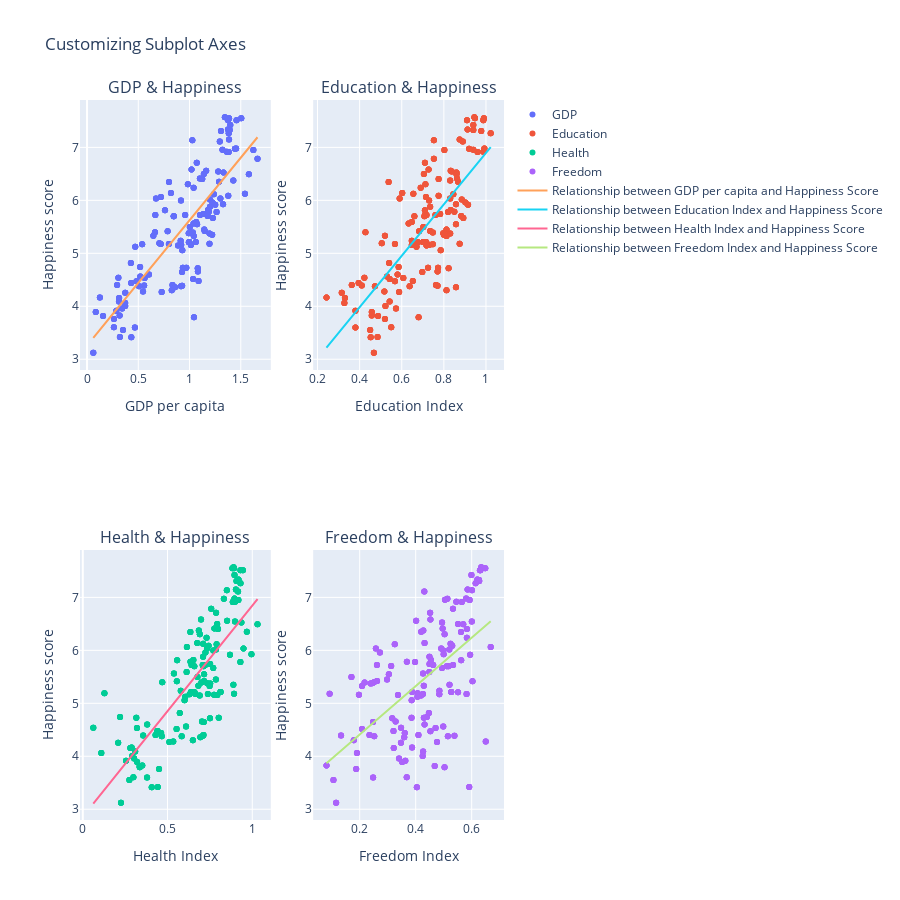

The cell this chart's notebook holds for it:
### Code cell
fig_2 = make_subplots(
    rows=2, cols=2, subplot_titles=("GDP & Happiness", "Education & Happiness", "Health & Happiness", "Freedom & Happiness")
)

data = pd.read_csv('mean_data.csv')

x1, x2, x3, x4 = data['gdp_per_capita'], data['Education_Index'], data['health'], data['freedom']
y = data['happiness_score']
countries = data['Country']
continents = data['continent']



# Add traces
fig_2.add_trace(go.Scatter(x=x1, y=y, mode="markers", text=countries, hovertemplate="Country: %{text}<br>Happiness: %{y:.2f}<extra></extra>", name="GDP"), row=1, col=1)
fig_2.add_trace(go.Scatter(x=x2, y=y, mode="markers", text=countries, hovertemplate="Country: %{text}<br>Happiness: %{y:.2f}<extra></extra>", name="Education"), row=1, col=2)
fig_2.add_trace(go.Scatter(x=x3, y=y, mode="markers", text=countries, hovertemplate="Country: %{text}<br>Happiness: %{y:.2f}<extra></extra>", name="Health"), row=2, col=1)
fig_2.add_trace(go.Scatter(x=x4, y=y, mode="markers", text=countries, hovertemplate="Country: %{text}<br>Happiness: %{y:.2f}<extra></extra>", name = "Freedom"), row=2, col=2)

# Calculate and add trend lines
trend_line_1 = sm.OLS(y, sm.add_constant(x1)).fit().predict(sm.add_constant(x1))
trend_line_2 = sm.OLS(y, sm.add_constant(x2)).fit().predict(sm.add_constant(x2))
trend_line_3 = sm.OLS(y, sm.add_constant(x3)).fit().predict(sm.add_constant(x3))
trend_line_4 = sm.OLS(y, sm.add_constant(x4)).fit().predict(sm.add_constant(x4))


# Add trend line
fig_2.add_trace(go.Scatter(x=x1, y=trend_line_1, mode="lines", name="Relationship between GDP per capita and Happiness Score"), row=1, col=1)
fig_2.add_trace(go.Scatter(x=x2, y=trend_line_2, mode="lines", name="Relationship between Education Index and Happiness Score"), row=1, col=2)
fig_2.add_trace(go.Scatter(x=x3, y=trend_line_3, mode="lines", name="Relationship between Health Index and Happiness Score"), row=2, col=1)
fig_2.add_trace(go.Scatter(x=x4, y=trend_line_4, mode="lines", name="Relationship between Freedom Index and Happiness Score"), row=2, col=2)

# Update xaxis propertie
fig_2.update_xaxes(title_text="GDP per capita", row=1, col=1)
fig_2.update_xaxes(title_text="Education Index", row=1, col=2)
fig_2.update_xaxes(title_text="Health Index", row=2, col=1)
fig_2.update_xaxes(title_text="Freedom Index", row=2, col=2)

# Update yaxis properties
fig_2.update_yaxes(title_text="Happiness score", row=1, col=1)
fig_2.update_yaxes(title_text="Happiness score", row=1, col=2)
fig_2.update_yaxes(title_text="Happiness score", row=2, col=1)
fig_2.update_yaxes(title_text="Happiness score", row=2, col=2)

# # Update title and height
fig_2.update_layout(title_text="Customizing Subplot Axes", height=900)

fig_2.show()

### Figure 1 — Plotly figure (JSON) as saved in the notebook; plotly's stock layout.template omitted (floating-point values rounded to 4 significant figures; data arrays with more than 128 entries replaced by an {"elided": "..."} marker saying what was removed)
{"data": [{"hovertemplate": "Country: %{text}<br>Happiness: %{y:.2f}<extra></extra>", "mode": "markers", "name": "GDP", "text": {"elided": "528 str values"}, "type": "scatter", "x": {"elided": "528 float values"}, "xaxis": "x", "y": {"elided": "528 float values"}, "yaxis": "y"}, {"hovertemplate": "Country: %{text}<br>Happiness: %{y:.2f}<extra></extra>", "mode": "markers", "name": "Education", "text": {"elided": "528 str values"}, "type": "scatter", "x": {"elided": "528 float values"}, "xaxis": "x2", "y": {"elided": "528 float values"}, "yaxis": "y2"}, {"hovertemplate": "Country: %{text}<br>Happiness: %{y:.2f}<extra></extra>", "mode": "markers", "name": "Health", "text": {"elided": "528 str values"}, "type": "scatter", "x": {"elided": "528 float values"}, "xaxis": "x3", "y": {"elided": "528 float values"}, "yaxis": "y3"}, {"hovertemplate": "Country: %{text}<br>Happiness: %{y:.2f}<extra></extra>", "mode": "markers", "name": "Freedom", "text": {"elided": "528 str values"}, "type": "scatter", "x": {"elided": "528 float values"}, "xaxis": "x4", "y": {"elided": "528 float values"}, "yaxis": "y4"}, {"mode": "lines", "name": "Relationship between GDP per capita and Happiness Score", "type": "scatter", "x": {"elided": "528 float values"}, "xaxis": "x", "y": {"elided": "528 float values"}, "yaxis": "y"}, {"mode": "lines", "name": "Relationship between Education Index and Happiness Score", "type": "scatter", "x": {"elided": "528 float values"}, "xaxis": "x2", "y": {"elided": "528 float values"}, "yaxis": "y2"}, {"mode": "lines", "name": "Relationship between Health Index and Happiness Score", "type": "scatter", "x": {"elided": "528 float values"}, "xaxis": "x3", "y": {"elided": "528 float values"}, "yaxis": "y3"}, {"mode": "lines", "name": "Relationship between Freedom Index and Happiness Score", "type": "scatter", "x": {"elided": "528 float values"}, "xaxis": "x4", "y": {"elided": "528 float values"}, "yaxis": "y4"}], "layout": {"annotations": [{"font": {"size": 16}, "showarrow": false, "text": "GDP & Happiness", "x": 0.225, "xanchor": "center", "xref": "paper", "y": 1, "yanchor": "bottom", "yref": "paper"}, {"font": {"size": 16}, "showarrow": false, "text": "Education & Happiness", "x": 0.775, "xanchor": "center", "xref": "paper", "y": 1, "yanchor": "bottom", "yref": "paper"}, {"font": {"size": 16}, "showarrow": false, "text": "Health & Happiness", "x": 0.225, "xanchor": "center", "xref": "paper", "y": 0.375, "yanchor": "bottom", "yref": "paper"}, {"font": {"size": 16}, "showarrow": false, "text": "Freedom & Happiness", "x": 0.775, "xanchor": "center", "xref": "paper", "y": 0.375, "yanchor": "bottom", "yref": "paper"}], "height": 900, "title": {"text": "Customizing Subplot Axes"}, "xaxis": {"anchor": "y", "domain": [0, 0.45], "title": {"text": "GDP per capita"}}, "xaxis2": {"anchor": "y2", "domain": [0.55, 1], "title": {"text": "Education Index"}}, "xaxis3": {"anchor": "y3", "domain": [0, 0.45], "title": {"text": "Health Index"}}, "xaxis4": {"anchor": "y4", "domain": [0.55, 1], "title": {"text": "Freedom Index"}}, "yaxis": {"anchor": "x", "domain": [0.625, 1], "title": {"text": "Happiness score"}}, "yaxis2": {"anchor": "x2", "domain": [0.625, 1], "title": {"text": "Happiness score"}}, "yaxis3": {"anchor": "x3", "domain": [0, 0.375], "title": {"text": "Happiness score"}}, "yaxis4": {"anchor": "x4", "domain": [0, 0.375], "title": {"text": "Happiness score"}}}}
